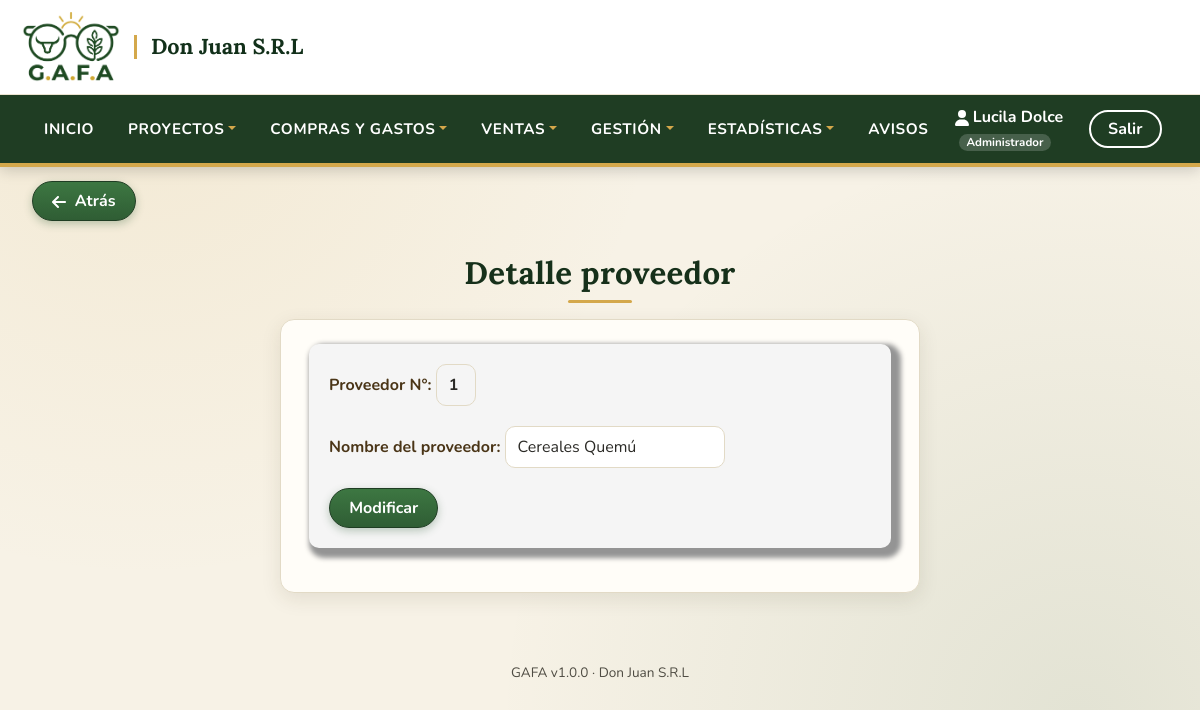
Screenshot of /detalleProveedor.php?no=1 (signed in) with the database file from the repository.
### tables this page shows
CREATE TABLE `usuarios` (
  `id_usuario` int(11) NOT NULL AUTO_INCREMENT,
  `usuario` varchar(45) NOT NULL,
  `password` varchar(255) NOT NULL,
  `nombre` varchar(45) NOT NULL,
  `apellido` varchar(45) NOT NULL,
  `id_tipoUsuario` int(11) NOT NULL,
  `id_EstadoUsuario` int(1) NOT NULL,
  `email` varchar(120) DEFAULT NULL,
  PRIMARY KEY (`id_usuario`),
  UNIQUE KEY `uq_usuario_email` (`email`)
);

CREATE TABLE `proveedores` (
  `id_Proveedor` int(2) NOT NULL AUTO_INCREMENT,
  `proveedor` varchar(100) NOT NULL,
  PRIMARY KEY (`id_Proveedor`)
);

### Modelo/Auth.php (called while the page is built, shortened)
<?php
function e($valor): string
{
    return htmlspecialchars((string)$valor, ENT_QUOTES, 'UTF-8');
}
function nombrePropio(?string $texto): string
{
    $texto = trim((string)preg_replace('/\s+/u', ' ', (string)$texto));
    $palabras = explode(' ', mb_strtolower($texto, 'UTF-8'));
    foreach ($palabras as $i => $p) {
        $palabras[$i] = preg_replace_callback('/(^|[\'\-])(\p{L})/u', function ($m) {
            return $m[1] . mb_strtoupper($m[2], 'UTF-8');
        }, $p);
    }
    return implode(' ', $palabras);
}
function rolUsuario($conexion): int
{
    static $cache = [];
    $usuario = (string)($_SESSION['usuario'] ?? '');
    if (!isset($cache[$usuario])) {
        $stmt = $conexion->prepare("SELECT id_tipoUsuario FROM usuarios WHERE usuario = ?");
        $stmt->bind_param("s", $usuario);
        $stmt->execute();
        $fila = $stmt->get_result()->fetch_assoc();
        $cache[$usuario] = $fila ? (int)$fila['id_tipoUsuario'] : 0;
    }
    return $cache[$usuario];
}
function nombreRol(int $rol): string
{
    return [ROL_ADMIN => 'Administrador', ROL_LECTOR => 'Lector', ROL_OPERADOR => 'Operador'][$rol] ?? 'Sin rol';
}

### Modelo/Empresa.php (called while the page is built, shortened)
<?php
function empresaPorDefecto(): array
{
    return [
        'nombre' => 'Don Juan S.R.L',
        'lema' => 'Ganadería y Agricultura de Fácil Administración',
        'cuit' => '', 'email' => '', 'telefono' => '', 'direccion' => '',
        'color' => EMPRESA_COLOR_BASE,
        'logo' => '',
    ];
}
function empresa($conexion = null, bool $recargar = false): array
{
    static $cache = null;
    if ($cache !== null) return $cache;
    $datos = empresaPorDefecto();
    $cache = $datos;
    return $cache;
}

### detalleProveedor.php (the view, shortened to what this page needs)
<?php
include('./Modelo/Conexion.php'); include_once('./Modelo/Auth.php'); requerirAdmin($conexion);
include('./Template/Cabecera.php');
$consulta = Consultar($_GET['no']);
function Consultar($no_id)
{
    include('./Modelo/Conexion.php');
	$no_id = (int)$no_id; $sentencia = $conexion->prepare("SELECT * FROM proveedores WHERE id_Proveedor = ?"); $sentencia->bind_param("i", $no_id);
	$sentencia->execute(); $resultado = $sentencia->get_result();
	$filas = mysqli_fetch_assoc($resultado);
	return [
		$filas['id_Proveedor'],
		$filas['proveedor'],
	];
}
$id = $consulta[0];
$prov = $consulta[1];
?>
<div class="centrado">
    <div class="centrado-vlv">
        <a href="./proveedores.php"><button class="btn btn-success">&nbsp Atrás</button></a>
    </div>
    <div class="centrado--titulo">
        <h1>Detalle proveedor</h1>
    </div>
    <div class="centrado--form">
        <form action="./modProveedor.php" method="POST" class="centrado--form--form">
            <div>
                <label for="id">Proveedor N°:</label>
                <input type="text" name="id" id="id" class="readonly" value="<?php echo $id; ?>" readonly>
            </div>
            <div>
                <label for="name">Nombre del proveedor:</label>
                <input type="text" name="prov" id="prov" value="<?php echo htmlspecialchars((string)$prov, ENT_QUOTES, 'UTF-8');?>" required>
            </div>
            <div>
                <button type="submit" class="btn btn-success">Modificar</button>
            </div>
        </form>
    </div>
</div>
<?php
include('./Template/Pie.php');
?>

### Template/Cabecera.php (shortened to what this page needs)
<?php
include ("./Modelo/Conexion.php");
include_once('./Modelo/Auth.php');
include_once('./Modelo/Empresa.php');
$iduser = $_SESSION['usuario'];
$stmtCab = $conexion->prepare("SELECT * FROM usuarios WHERE usuario = ?");
$stmtCab->bind_param("s", $iduser);
$stmtCab->execute();
$row = $stmtCab->get_result()->fetch_assoc();
$nombre = nombrePropio($row['nombre']);
$apellido = nombrePropio($row['apellido']);
$cantAvisos = notificacionesListas($conexion) ? count(construirAvisos($conexion, configNotificaciones())) : 0;
$emp = empresa($conexion);
$rolNombre = nombreRol(rolUsuario($conexion));
?>
<!DOCTYPE html>
<html lang="es">
<head>
    <link href="https://cdn.jsdelivr.net/npm/bootstrap@5.2.0-beta1/dist/css/bootstrap.min.css" rel="stylesheet">
    <link href="https://unpkg.com/aos@2.3.1/dist/aos.css" rel="stylesheet">
	<link rel="stylesheet" href="estilos.css">
	<link rel="stylesheet" href="Css/tema.css">
</head>
<body>
<header class="hea-pri" >
	<div class="titPrincipal">
		<a href="./inicio.php" class="marca" title="Ir al inicio">
			<img src="imgs/GAFA_LOGO_oscuro.png" alt="GAFA - Ganadería y Agricultura de Fácil Administración">
			<span class="marca-texto"><?php echo e($emp['nombre']); ?></span>
		</a>
	</div>
    <nav class="navbar navbar-expand-lg navbar-light" style="border-bottom: 1px solid #0a6111;">
        <div class="container-fluid navpri">
            <div class="collapse navbar-collapse" id="navbarNav" >
                <ul class="navbar-nav">
				<li class="nav-item">
					<a href="./inicio.php" class="nav-link" style="color: #0a6111;" aria-current="page">Inicio</a>
				</li>
                <li class="nav-item dropdown">
                        <a href="#" class="nav-link dropdown-toggle " id="navbarDropdown" role="button" data-bs-toggle="dropdown" aria-expanded="false" style="color: #0a6111;">Proyectos</a>
                    </li>
                    <li class="nav-item dropdown">
                        <a href="#" class="nav-link dropdown-toggle " id="navbarDropdown" role="button" data-bs-toggle="dropdown" aria-expanded="false" style="color: #0a6111;">Compras y Gastos</a>
                    </li>
					<li class="nav-item dropdown">
                        <a href="#" class="nav-link dropdown-toggle " id="navbarDropdown" role="button" data-bs-toggle="dropdown" aria-expanded="false" style="color: #0a6111;">Ventas</a>
                    </li>
					<li class="nav-item dropdown">
                        <a href="#" class="nav-link dropdown-toggle " id="navbarDropdown" role="button" data-bs-toggle="dropdown" aria-expanded="false" style="color: #0a6111;">Gestión</a>
                    </li>
					<li class="nav-item dropdown">
                        <a href="#" class="nav-link dropdown-toggle " id="navbarDropdown" role="button" data-bs-toggle="dropdown" aria-expanded="false" style="color: #0a6111;">Estadísticas</a>
                    </li>
					<li class="nav-item"><a href="./avisos.php" class="nav-link">Avisos<?php if ($cantAvisos > 0) { ?> <span class="badge-avisos"><?php echo (int)$cantAvisos; ?></span><?php } ?></a></li>
                </ul>
            </div>
            <div class="exit">
				<div class="exit-name">
				<p><svg xmlns="http://www.w3.org/2000/svg" height="1em" viewBox="0 0 448 512"><path d="M224 256A128 128 0 1 0 224 0a128 128 0 1 0 0 256zm-45.7 48C79.8 304 0 383.8 0 482.3C0 498.7 13.3 512 29.7 512H418.3c16.4 0 29.7-13.3 29.7-29.7C448 383.8 368.2 304 269.7 304H178.3z"/></svg>&nbsp<?php echo htmlspecialchars($nombre." ".$apellido, ENT_QUOTES, 'UTF-8'); ?> <small class="rol-usuario"><?php echo e($rolNombre); ?></small></p>
				</div>
				<div class="exit-exit">
					<a href="./login.php">
						<button class="btn btn-outline-success">Salir</button>
					</a>
				</div>
			</div>
        </div>
    </nav>
</header>

### estilos.css (style rules this page uses)
* { margin: 0; padding: 0; box-sizing: border-box; font-family: 'Montserrat Alternates', sans-serif; }
body { background-color: whitesmoke; object-fit: cover; background-repeat: no-repeat; background-position: center center; justify-content: center; align-items: center; height: auto; }
a { text-decoration: none; }
h1 { color: #0a6111; display: block; font-size: 2em; margin-block-start: 0.67em; margin-block-end: 0.67em; margin-inline-start: 0px; margin-inline-end: 0px; font-weight: bold; }
.titPrincipal { width: 100%; height: 40px; display: flex; justify-content: flex-start; }
.centrado-vlv { padding: 10px; width: 100%; display: flex; justify-content: flex-start; }
.centrado { width: 100%; display: flex; justify-content: center; align-items: center; flex-direction: column; margin-bottom: 20px; }
.centrado--form { width: 600px; padding: 15px; display: flex; justify-content: center; align-items: center; flex-direction: column; }
.centrado--form--form { width: 100%; display: flex; justify-content: center; align-items: flex-start; flex-direction: column; gap: 20px; }
.readonly { width: 40px; background-color: transparent; border: none; cursor: default; }
p { margin: 0%; }
form { padding: 20px; box-shadow: 5px 5px 5px 5px rgb(148, 148, 148); border-radius: 10px; background-color: whitesmoke; margin-bottom: 20px; }
.exit { padding: 10px; display: flex; justify-content: center; align-items: center; flex-direction: row; gap: 20px; font-family: 'Montserrat Alternates', sans-serif; }

### detalleProveedor.php (style rules this page uses)
svg { fill:#ffffff }

### rows the page displays
usuarios: nombre+apellido "Lucila Dolce"
proveedores: id "1", prov "Cereales Quemú"

### other values shown
$emp['nombre'] "Don Juan S.R.L"
$rolNombre "Administrador"
GAFA_VERSION "1.0.0"
empresa()['nombre'] "Don Juan S.R.L"
